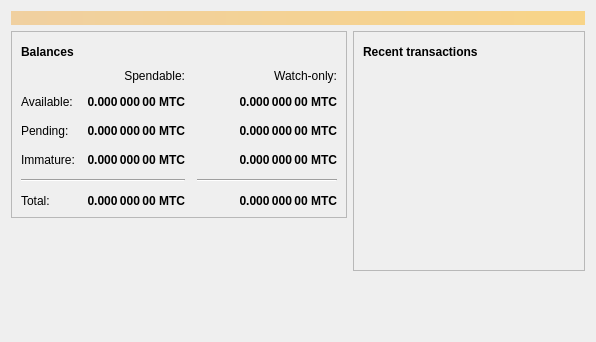
<?xml version="1.0" encoding="UTF-8"?>
<ui version="4.0">
 <class>OverviewPage</class>
 <widget class="QWidget" name="OverviewPage">
  <property name="geometry">
   <rect>
    <x>0</x>
    <y>0</y>
    <width>596</width>
    <height>342</height>
   </rect>
  </property>
  <property name="windowTitle">
   <string>Form</string>
  </property>
  <layout class="QVBoxLayout" name="topLayout">
   <item>
    <widget class="QLabel" name="labelAlerts">
     <property name="visible">
      <bool>false</bool>
     </property>
     <property name="styleSheet">
      <string notr="true">QLabel { background-color: qlineargradient(x1: 0, y1: 0, x2: 1, y2: 0, stop:0 #F0D0A0, stop:1 #F8D488); color:#000000; }</string>
     </property>
     <property name="wordWrap">
      <bool>true</bool>
     </property>
     <property name="margin">
      <number>3</number>
     </property>
     <property name="textInteractionFlags">
      <set>Qt::TextSelectableByMouse</set>
     </property>
    </widget>
   </item>
   <item>
    <layout class="QHBoxLayout" name="horizontalLayout" stretch="1,1">
     <item>
      <layout class="QVBoxLayout" name="verticalLayout_2">
       <item>
        <widget class="QFrame" name="frame">
         <property name="frameShape">
          <enum>QFrame::StyledPanel</enum>
         </property>
         <property name="frameShadow">
          <enum>QFrame::Raised</enum>
         </property>
         <layout class="QVBoxLayout" name="verticalLayout_4">
          <item>
           <layout class="QHBoxLayout" name="horizontalLayout_4">
            <item>
             <widget class="QLabel" name="label_5">
              <property name="font">
               <font>
                <weight>75</weight>
                <bold>true</bold>
               </font>
              </property>
              <property name="text">
               <string>Balances</string>
              </property>
             </widget>
            </item>
            <item>
             <widget class="QPushButton" name="labelWalletStatus">
              <property name="enabled">
               <bool>true</bool>
              </property>
              <property name="maximumSize">
               <size>
                <width>30</width>
                <height>16777215</height>
               </size>
              </property>
              <property name="toolTip">
               <string>The displayed information may be out of date. Your wallet automatically synchronizes with the Muncatascoin network after a connection is established, but this process has not completed yet.</string>
              </property>
              <property name="text">
               <string/>
              </property>
              <property name="icon">
               <iconset resource="../bitcoin.qrc">
                <normaloff>:/icons/warning</normaloff>
                <disabledoff>:/icons/warning</disabledoff>:/icons/warning</iconset>
              </property>
              <property name="iconSize">
               <size>
                <width>24</width>
                <height>24</height>
               </size>
              </property>
              <property name="flat">
               <bool>true</bool>
              </property>
             </widget>
            </item>
            <item>
             <spacer name="horizontalSpacer_3">
              <property name="orientation">
               <enum>Qt::Horizontal</enum>
              </property>
              <property name="sizeHint" stdset="0">
               <size>
                <width>40</width>
                <height>20</height>
               </size>
              </property>
             </spacer>
            </item>
           </layout>
          </item>
          <item>
           <layout class="QGridLayout" name="gridLayout">
            <property name="spacing">
             <number>12</number>
            </property>
            <item row="2" column="2">
             <widget class="QLabel" name="labelWatchPending">
              <property name="font">
               <font>
                <weight>75</weight>
                <bold>true</bold>
               </font>
              </property>
              <property name="cursor">
               <cursorShape>IBeamCursor</cursorShape>
              </property>
              <property name="toolTip">
               <string>Unconfirmed transactions to watch-only addresses</string>
              </property>
              <property name="text">
               <string notr="true">0.000 000 00 MTC</string>
              </property>
              <property name="alignment">
               <set>Qt::AlignRight|Qt::AlignTrailing|Qt::AlignVCenter</set>
              </property>
              <property name="textInteractionFlags">
               <set>Qt::LinksAccessibleByMouse|Qt::TextSelectableByKeyboard|Qt::TextSelectableByMouse</set>
              </property>
             </widget>
            </item>
            <item row="2" column="1">
             <widget class="QLabel" name="labelUnconfirmed">
              <property name="font">
               <font>
                <weight>75</weight>
                <bold>true</bold>
               </font>
              </property>
              <property name="cursor">
               <cursorShape>IBeamCursor</cursorShape>
              </property>
              <property name="toolTip">
               <string>Total of transactions that have yet to be confirmed, and do not yet count toward the spendable balance</string>
              </property>
              <property name="text">
               <string notr="true">0.000 000 00 MTC</string>
              </property>
              <property name="alignment">
               <set>Qt::AlignRight|Qt::AlignTrailing|Qt::AlignVCenter</set>
              </property>
              <property name="textInteractionFlags">
               <set>Qt::LinksAccessibleByMouse|Qt::TextSelectableByKeyboard|Qt::TextSelectableByMouse</set>
              </property>
             </widget>
            </item>
            <item row="3" column="2">
             <widget class="QLabel" name="labelWatchImmature">
              <property name="font">
               <font>
                <weight>75</weight>
                <bold>true</bold>
               </font>
              </property>
              <property name="cursor">
               <cursorShape>IBeamCursor</cursorShape>
              </property>
              <property name="toolTip">
               <string>Mined balance in watch-only addresses that has not yet matured</string>
              </property>
              <property name="text">
               <string notr="true">0.000 000 00 MTC</string>
              </property>
              <property name="alignment">
               <set>Qt::AlignRight|Qt::AlignTrailing|Qt::AlignVCenter</set>
              </property>
              <property name="textInteractionFlags">
               <set>Qt::LinksAccessibleByMouse|Qt::TextSelectableByKeyboard|Qt::TextSelectableByMouse</set>
              </property>
             </widget>
            </item>
            <item row="4" column="0" colspan="2">
             <widget class="Line" name="line">
              <property name="orientation">
               <enum>Qt::Horizontal</enum>
              </property>
             </widget>
            </item>
            <item row="4" column="2">
             <widget class="Line" name="lineWatchBalance">
              <property name="sizePolicy">
               <sizepolicy hsizetype="Preferred" vsizetype="Fixed">
                <horstretch>0</horstretch>
                <verstretch>0</verstretch>
               </sizepolicy>
              </property>
              <property name="minimumSize">
               <size>
                <width>140</width>
                <height>0</height>
               </size>
              </property>
              <property name="orientation">
               <enum>Qt::Horizontal</enum>
              </property>
             </widget>
            </item>
            <item row="5" column="0">
             <widget class="QLabel" name="labelTotalText">
              <property name="text">
               <string>Total:</string>
              </property>
             </widget>
            </item>
            <item row="3" column="1">
             <widget class="QLabel" name="labelImmature">
              <property name="font">
               <font>
                <weight>75</weight>
                <bold>true</bold>
               </font>
              </property>
              <property name="cursor">
               <cursorShape>IBeamCursor</cursorShape>
              </property>
              <property name="toolTip">
               <string>Mined balance that has not yet matured</string>
              </property>
              <property name="text">
               <string notr="true">0.000 000 00 MTC</string>
              </property>
              <property name="alignment">
               <set>Qt::AlignRight|Qt::AlignTrailing|Qt::AlignVCenter</set>
              </property>
              <property name="textInteractionFlags">
               <set>Qt::LinksAccessibleByMouse|Qt::TextSelectableByKeyboard|Qt::TextSelectableByMouse</set>
              </property>
             </widget>
            </item>
            <item row="2" column="3">
             <spacer name="horizontalSpacer_2">
              <property name="orientation">
               <enum>Qt::Horizontal</enum>
              </property>
              <property name="sizeHint" stdset="0">
               <size>
                <width>40</width>
                <height>20</height>
               </size>
              </property>
             </spacer>
            </item>
            <item row="3" column="0">
             <widget class="QLabel" name="labelImmatureText">
              <property name="text">
               <string>Immature:</string>
              </property>
             </widget>
            </item>
            <item row="5" column="1">
             <widget class="QLabel" name="labelTotal">
              <property name="font">
               <font>
                <weight>75</weight>
                <bold>true</bold>
               </font>
              </property>
              <property name="cursor">
               <cursorShape>IBeamCursor</cursorShape>
              </property>
              <property name="toolTip">
               <string>Your current total balance</string>
              </property>
              <property name="text">
               <string notr="true">0.000 000 00 MTC</string>
              </property>
              <property name="alignment">
               <set>Qt::AlignRight|Qt::AlignTrailing|Qt::AlignVCenter</set>
              </property>
              <property name="textInteractionFlags">
               <set>Qt::LinksAccessibleByMouse|Qt::TextSelectableByKeyboard|Qt::TextSelectableByMouse</set>
              </property>
             </widget>
            </item>
            <item row="5" column="2">
             <widget class="QLabel" name="labelWatchTotal">
              <property name="font">
               <font>
                <weight>75</weight>
                <bold>true</bold>
               </font>
              </property>
              <property name="cursor">
               <cursorShape>IBeamCursor</cursorShape>
              </property>
              <property name="toolTip">
               <string>Current total balance in watch-only addresses</string>
              </property>
              <property name="text">
               <string notr="true">0.000 000 00 MTC</string>
              </property>
              <property name="alignment">
               <set>Qt::AlignRight|Qt::AlignTrailing|Qt::AlignVCenter</set>
              </property>
              <property name="textInteractionFlags">
               <set>Qt::LinksAccessibleByMouse|Qt::TextSelectableByKeyboard|Qt::TextSelectableByMouse</set>
              </property>
             </widget>
            </item>
            <item row="0" column="2">
             <widget class="QLabel" name="labelWatchonly">
              <property name="text">
               <string>Watch-only:</string>
              </property>
              <property name="alignment">
               <set>Qt::AlignRight|Qt::AlignTrailing|Qt::AlignVCenter</set>
              </property>
             </widget>
            </item>
            <item row="1" column="0">
             <widget class="QLabel" name="labelBalanceText">
              <property name="text">
               <string>Available:</string>
              </property>
             </widget>
            </item>
            <item row="1" column="1">
             <widget class="QLabel" name="labelBalance">
              <property name="font">
               <font>
                <weight>75</weight>
                <bold>true</bold>
               </font>
              </property>
              <property name="cursor">
               <cursorShape>IBeamCursor</cursorShape>
              </property>
              <property name="toolTip">
               <string>Your current spendable balance</string>
              </property>
              <property name="text">
               <string notr="true">0.000 000 00 MTC</string>
              </property>
              <property name="alignment">
               <set>Qt::AlignRight|Qt::AlignTrailing|Qt::AlignVCenter</set>
              </property>
              <property name="textInteractionFlags">
               <set>Qt::LinksAccessibleByMouse|Qt::TextSelectableByKeyboard|Qt::TextSelectableByMouse</set>
              </property>
             </widget>
            </item>
            <item row="1" column="2">
             <widget class="QLabel" name="labelWatchAvailable">
              <property name="font">
               <font>
                <weight>75</weight>
                <bold>true</bold>
               </font>
              </property>
              <property name="cursor">
               <cursorShape>IBeamCursor</cursorShape>
              </property>
              <property name="toolTip">
               <string>Your current balance in watch-only addresses</string>
              </property>
              <property name="text">
               <string notr="true">0.000 000 00 MTC</string>
              </property>
              <property name="alignment">
               <set>Qt::AlignRight|Qt::AlignTrailing|Qt::AlignVCenter</set>
              </property>
              <property name="textInteractionFlags">
               <set>Qt::LinksAccessibleByMouse|Qt::TextSelectableByKeyboard|Qt::TextSelectableByMouse</set>
              </property>
             </widget>
            </item>
            <item row="2" column="0">
             <widget class="QLabel" name="labelPendingText">
              <property name="text">
               <string>Pending:</string>
              </property>
             </widget>
            </item>
            <item row="0" column="1">
             <widget class="QLabel" name="labelSpendable">
              <property name="text">
               <string>Spendable:</string>
              </property>
              <property name="alignment">
               <set>Qt::AlignRight|Qt::AlignTrailing|Qt::AlignVCenter</set>
              </property>
             </widget>
            </item>
           </layout>
          </item>
         </layout>
        </widget>
       </item>
       <item>
        <spacer name="verticalSpacer">
         <property name="orientation">
          <enum>Qt::Vertical</enum>
         </property>
         <property name="sizeHint" stdset="0">
          <size>
           <width>20</width>
           <height>40</height>
          </size>
         </property>
        </spacer>
       </item>
      </layout>
     </item>
     <item>
      <layout class="QVBoxLayout" name="verticalLayout_3">
       <item>
        <widget class="QFrame" name="frame_2">
         <property name="frameShape">
          <enum>QFrame::StyledPanel</enum>
         </property>
         <property name="frameShadow">
          <enum>QFrame::Raised</enum>
         </property>
         <layout class="QVBoxLayout" name="verticalLayout">
          <item>
           <layout class="QHBoxLayout" name="horizontalLayout_2">
            <item>
             <widget class="QLabel" name="label_4">
              <property name="font">
               <font>
                <weight>75</weight>
                <bold>true</bold>
               </font>
              </property>
              <property name="text">
               <string>Recent transactions</string>
              </property>
             </widget>
            </item>
            <item>
             <widget class="QPushButton" name="labelTransactionsStatus">
              <property name="enabled">
               <bool>true</bool>
              </property>
              <property name="maximumSize">
               <size>
                <width>30</width>
                <height>16777215</height>
               </size>
              </property>
              <property name="toolTip">
               <string>The displayed information may be out of date. Your wallet automatically synchronizes with the Muncatascoin network after a connection is established, but this process has not completed yet.</string>
              </property>
              <property name="text">
               <string/>
              </property>
              <property name="icon">
               <iconset resource="../bitcoin.qrc">
                <normaloff>:/icons/warning</normaloff>
                <disabledoff>:/icons/warning</disabledoff>:/icons/warning</iconset>
              </property>
              <property name="iconSize">
               <size>
                <width>24</width>
                <height>24</height>
               </size>
              </property>
              <property name="flat">
               <bool>true</bool>
              </property>
             </widget>
            </item>
            <item>
             <spacer name="horizontalSpacer">
              <property name="orientation">
               <enum>Qt::Horizontal</enum>
              </property>
              <property name="sizeHint" stdset="0">
               <size>
                <width>40</width>
                <height>20</height>
               </size>
              </property>
             </spacer>
            </item>
           </layout>
          </item>
          <item>
           <widget class="QListView" name="listTransactions">
            <property name="styleSheet">
             <string notr="true">QListView { background: transparent; }</string>
            </property>
            <property name="frameShape">
             <enum>QFrame::NoFrame</enum>
            </property>
            <property name="verticalScrollBarPolicy">
             <enum>Qt::ScrollBarAlwaysOff</enum>
            </property>
            <property name="horizontalScrollBarPolicy">
             <enum>Qt::ScrollBarAlwaysOff</enum>
            </property>
            <property name="selectionMode">
             <enum>QAbstractItemView::NoSelection</enum>
            </property>
           </widget>
          </item>
         </layout>
        </widget>
       </item>
       <item>
        <spacer name="verticalSpacer_2">
         <property name="orientation">
          <enum>Qt::Vertical</enum>
         </property>
         <property name="sizeHint" stdset="0">
          <size>
           <width>20</width>
           <height>40</height>
          </size>
         </property>
        </spacer>
       </item>
      </layout>
     </item>
    </layout>
   </item>
  </layout>
 </widget>
 <resources/>
 <connections/>
</ui>
